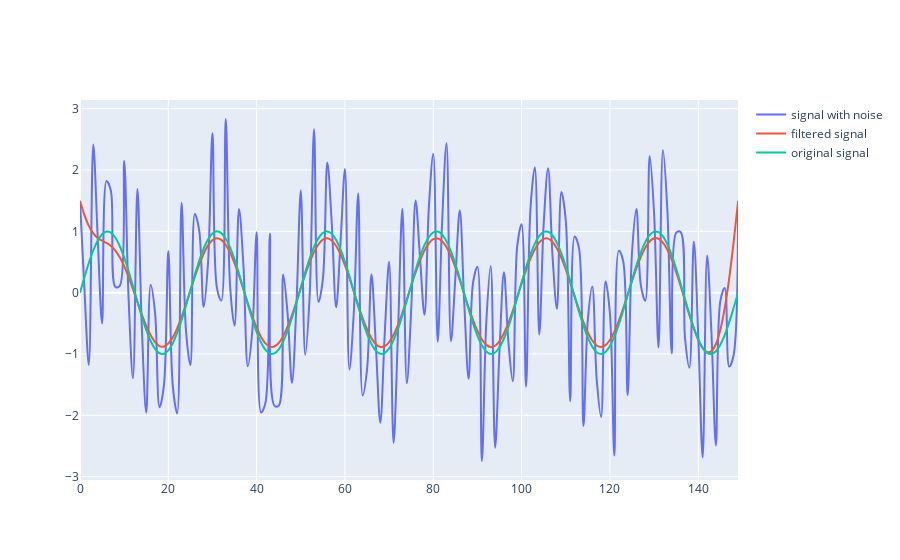

Notebook code cell kept with this figure:
### Markdown cell above
Filter Bonus

### Code cell
import numpy as np
from scipy.signal import butter,filtfilt
import plotly.graph_objects as go

# Filter requirements.
T = 5.0         # Sample Period
fs = 30.0       # sample rate, Hz
cutoff = 2      # desired cutoff frequency of the filter, Hz ,      slightly higher than actual 1.2 Hz
nyq = 0.5 * fs  # Nyquist Frequency
order = 2       # sin wave can be approx represented as quadratic
n = int(T * fs) # total number of samples

# sin wave
t = np.linspace(0.0, 5.0, num= 150) # 150 samples evenly spaced
sig = np.sin(1.2*2*np.pi*t)

# Lets add some noise
noise = 1.5*np.cos(9*2*np.pi*t) + 0.5*np.sin(12.0*2*np.pi*t)
data = sig + noise

def butter_lowpass_filter(data, cutoff, fs, order):
    nyq = fs /2
    normal_cutoff = cutoff / nyq
    # Get the filter coefficients 
    b, a = butter(order, normal_cutoff, btype='low', analog=False)
    y = filtfilt(b, a, data)
    return y
    # Filter the data, and plot both the original and filtered signals.
y = butter_lowpass_filter(data, cutoff, fs, order)
fig = go.Figure()
fig.add_trace(go.Scatter(
            y = data,
            line =  dict(shape =  'spline' ),
            name = 'signal with noise'
            ))
fig.add_trace(go.Scatter(
            y = y,
            line =  dict(shape =  'spline' ),
            name = 'filtered signal'
            ))
fig.add_trace(go.Scatter(
            y = sig,
            line =  dict(shape =  'spline' ),
            name = 'original signal'
            ))
fig.show()

### Figure 1 — Plotly figure (JSON) as saved in the notebook; plotly's stock layout.template omitted (floating-point values rounded to 4 significant figures; data arrays with more than 128 entries replaced by an {"elided": "..."} marker saying what was removed)
{"data": [{"line": {"shape": "spline"}, "name": "signal with noise", "type": "scatter", "y": {"elided": "150 float values"}}, {"line": {"shape": "spline"}, "name": "filtered signal", "type": "scatter", "y": {"elided": "150 float values"}}, {"line": {"shape": "spline"}, "name": "original signal", "type": "scatter", "y": {"elided": "150 float values"}}], "layout": {}}
